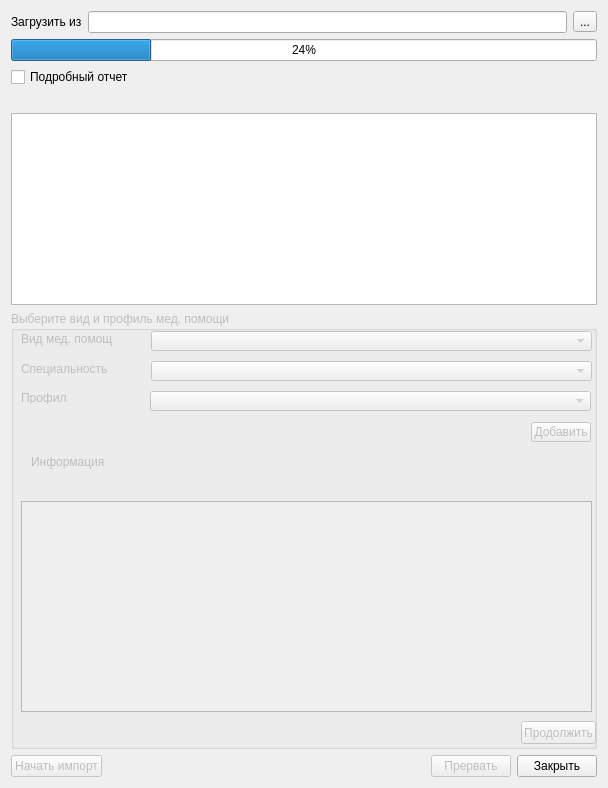
<?xml version="1.0" encoding="UTF-8"?>
<ui version="4.0">
 <class>ImportRbService</class>
 <widget class="QDialog" name="ImportRbService">
  <property name="geometry">
   <rect>
    <x>0</x>
    <y>0</y>
    <width>608</width>
    <height>788</height>
   </rect>
  </property>
  <property name="windowTitle">
   <string>Импорт справочника &quot;Услуги&quot;</string>
  </property>
  <layout class="QGridLayout">
   <item row="5" column="0">
    <widget class="QLabel" name="statusLabel">
     <property name="text">
      <string/>
     </property>
    </widget>
   </item>
   <item row="0" column="0">
    <layout class="QHBoxLayout">
     <property name="spacing">
      <number>6</number>
     </property>
     <property name="margin">
      <number>0</number>
     </property>
     <item>
      <widget class="QLabel" name="label">
       <property name="text">
        <string>Загрузить из</string>
       </property>
      </widget>
     </item>
     <item>
      <widget class="QLineEdit" name="edtFileName"/>
     </item>
     <item>
      <widget class="QToolButton" name="btnSelectFile">
       <property name="text">
        <string>...</string>
       </property>
      </widget>
     </item>
    </layout>
   </item>
   <item row="1" column="0">
    <widget class="CProgressBar" name="progressBar">
     <property name="value">
      <number>24</number>
     </property>
     <property name="orientation">
      <enum>Qt::Horizontal</enum>
     </property>
    </widget>
   </item>
   <item row="17" column="0">
    <layout class="QHBoxLayout">
     <property name="spacing">
      <number>6</number>
     </property>
     <property name="margin">
      <number>0</number>
     </property>
     <item>
      <widget class="QPushButton" name="btnImport">
       <property name="enabled">
        <bool>false</bool>
       </property>
       <property name="text">
        <string>Начать импорт</string>
       </property>
      </widget>
     </item>
     <item>
      <spacer>
       <property name="orientation">
        <enum>Qt::Horizontal</enum>
       </property>
       <property name="sizeHint" stdset="0">
        <size>
         <width>40</width>
         <height>20</height>
        </size>
       </property>
      </spacer>
     </item>
     <item>
      <widget class="QPushButton" name="btnAbort">
       <property name="enabled">
        <bool>false</bool>
       </property>
       <property name="text">
        <string>Прервать</string>
       </property>
      </widget>
     </item>
     <item>
      <widget class="QPushButton" name="btnClose">
       <property name="text">
        <string>Закрыть</string>
       </property>
      </widget>
     </item>
    </layout>
   </item>
   <item row="6" column="0" rowspan="3">
    <widget class="QTextBrowser" name="logBrowser">
     <property name="sizePolicy">
      <sizepolicy hsizetype="Expanding" vsizetype="Maximum">
       <horstretch>0</horstretch>
       <verstretch>0</verstretch>
      </sizepolicy>
     </property>
     <property name="maximumSize">
      <size>
       <width>16777215</width>
       <height>13000000</height>
      </size>
     </property>
    </widget>
   </item>
   <item row="15" column="0">
    <widget class="QGroupBox" name="gbKinaProfilMedicalAid">
     <property name="enabled">
      <bool>false</bool>
     </property>
     <property name="sizePolicy">
      <sizepolicy hsizetype="Minimum" vsizetype="Expanding">
       <horstretch>0</horstretch>
       <verstretch>0</verstretch>
      </sizepolicy>
     </property>
     <property name="title">
      <string>Выберите вид и профиль мед. помощи</string>
     </property>
     <widget class="CRBComboBox" name="cmbMedicalAidKind">
      <property name="geometry">
       <rect>
        <x>140</x>
        <y>20</y>
        <width>441</width>
        <height>20</height>
       </rect>
      </property>
     </widget>
     <widget class="CRBComboBox" name="cmbSpeciality">
      <property name="geometry">
       <rect>
        <x>140</x>
        <y>50</y>
        <width>441</width>
        <height>20</height>
       </rect>
      </property>
     </widget>
     <widget class="CRBComboBox" name="cmbMedicalAidProfile">
      <property name="geometry">
       <rect>
        <x>139</x>
        <y>80</y>
        <width>441</width>
        <height>20</height>
       </rect>
      </property>
     </widget>
     <widget class="QWidget" name="horizontalLayoutWidget">
      <property name="geometry">
       <rect>
        <x>9</x>
        <y>110</y>
        <width>571</width>
        <height>22</height>
       </rect>
      </property>
      <layout class="QHBoxLayout" name="horizontalLayout">
       <item>
        <spacer name="horizontalSpacer">
         <property name="orientation">
          <enum>Qt::Horizontal</enum>
         </property>
         <property name="sizeType">
          <enum>QSizePolicy::Expanding</enum>
         </property>
         <property name="sizeHint" stdset="0">
          <size>
           <width>40</width>
           <height>20</height>
          </size>
         </property>
        </spacer>
       </item>
       <item>
        <widget class="QPushButton" name="btnAdd">
         <property name="maximumSize">
          <size>
           <width>60</width>
           <height>20</height>
          </size>
         </property>
         <property name="text">
          <string>Добавить</string>
         </property>
        </widget>
       </item>
      </layout>
     </widget>
     <widget class="QTableView" name="tableView">
      <property name="geometry">
       <rect>
        <x>10</x>
        <y>190</y>
        <width>571</width>
        <height>211</height>
       </rect>
      </property>
     </widget>
     <widget class="QLabel" name="lblMedicalAidKind">
      <property name="geometry">
       <rect>
        <x>10</x>
        <y>20</y>
        <width>91</width>
        <height>16</height>
       </rect>
      </property>
      <property name="text">
       <string>Вид мед. помощи</string>
      </property>
     </widget>
     <widget class="QLabel" name="lblSpeciality">
      <property name="geometry">
       <rect>
        <x>10</x>
        <y>50</y>
        <width>91</width>
        <height>16</height>
       </rect>
      </property>
      <property name="text">
       <string>Специальность</string>
      </property>
     </widget>
     <widget class="QLabel" name="lblProfile">
      <property name="geometry">
       <rect>
        <x>10</x>
        <y>80</y>
        <width>46</width>
        <height>13</height>
       </rect>
      </property>
      <property name="text">
       <string>Профиль</string>
      </property>
     </widget>
     <widget class="QLabel" name="lblInfo">
      <property name="geometry">
       <rect>
        <x>20</x>
        <y>130</y>
        <width>561</width>
        <height>41</height>
       </rect>
      </property>
      <property name="text">
       <string>Информация</string>
      </property>
     </widget>
     <widget class="QPushButton" name="btnContinue">
      <property name="geometry">
       <rect>
        <x>510</x>
        <y>410</y>
        <width>75</width>
        <height>23</height>
       </rect>
      </property>
      <property name="text">
       <string>Продолжить</string>
      </property>
     </widget>
     <zorder>cmbMedicalAidKind</zorder>
     <zorder>cmbSpeciality</zorder>
     <zorder>cmbMedicalAidProfile</zorder>
     <zorder>horizontalLayoutWidget</zorder>
     <zorder>tableView</zorder>
     <zorder>lblMedicalAidKind</zorder>
     <zorder>lblSpeciality</zorder>
     <zorder>lblProfile</zorder>
     <zorder>lblInfo</zorder>
     <zorder>btnContinue</zorder>
     <zorder>logBrowser</zorder>
    </widget>
   </item>
   <item row="4" column="0">
    <widget class="QCheckBox" name="chkFullLog">
     <property name="text">
      <string>Подробный отчет</string>
     </property>
    </widget>
   </item>
  </layout>
 </widget>
 <customwidgets>
  <customwidget>
   <class>CProgressBar</class>
   <extends>QProgressBar</extends>
   <header>library/ProgressBar.h</header>
  </customwidget>
  <customwidget>
   <class>CRBComboBox</class>
   <extends>QComboBox</extends>
   <header>library/crbcombobox.h</header>
  </customwidget>
 </customwidgets>
 <resources/>
 <connections/>
</ui>
